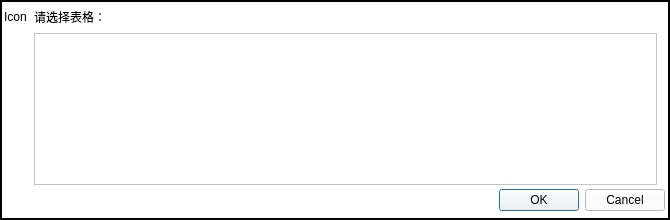
<?xml version="1.0" encoding="UTF-8"?>
<ui version="4.0">
 <class>GroupDialog</class>
 <widget class="QDialog" name="GroupDialog">
  <property name="geometry">
   <rect>
    <x>0</x>
    <y>0</y>
    <width>670</width>
    <height>220</height>
   </rect>
  </property>
  <property name="sizePolicy">
   <sizepolicy hsizetype="Minimum" vsizetype="Minimum">
    <horstretch>0</horstretch>
    <verstretch>0</verstretch>
   </sizepolicy>
  </property>
  <property name="minimumSize">
   <size>
    <width>670</width>
    <height>220</height>
   </size>
  </property>
  <property name="windowTitle">
   <string>Dialog</string>
  </property>
  <widget class="QFrame" name="frame">
   <property name="geometry">
    <rect>
     <x>0</x>
     <y>0</y>
     <width>670</width>
     <height>220</height>
    </rect>
   </property>
   <property name="palette">
    <palette>
     <active>
      <colorrole role="WindowText">
       <brush brushstyle="SolidPattern">
        <color alpha="255">
         <red>0</red>
         <green>0</green>
         <blue>0</blue>
        </color>
       </brush>
      </colorrole>
      <colorrole role="Button">
       <brush brushstyle="SolidPattern">
        <color alpha="255">
         <red>255</red>
         <green>255</green>
         <blue>255</blue>
        </color>
       </brush>
      </colorrole>
      <colorrole role="Light">
       <brush brushstyle="SolidPattern">
        <color alpha="255">
         <red>255</red>
         <green>255</green>
         <blue>255</blue>
        </color>
       </brush>
      </colorrole>
      <colorrole role="Midlight">
       <brush brushstyle="SolidPattern">
        <color alpha="255">
         <red>255</red>
         <green>255</green>
         <blue>255</blue>
        </color>
       </brush>
      </colorrole>
      <colorrole role="Dark">
       <brush brushstyle="SolidPattern">
        <color alpha="255">
         <red>127</red>
         <green>127</green>
         <blue>127</blue>
        </color>
       </brush>
      </colorrole>
      <colorrole role="Mid">
       <brush brushstyle="SolidPattern">
        <color alpha="255">
         <red>170</red>
         <green>170</green>
         <blue>170</blue>
        </color>
       </brush>
      </colorrole>
      <colorrole role="Text">
       <brush brushstyle="SolidPattern">
        <color alpha="255">
         <red>0</red>
         <green>0</green>
         <blue>0</blue>
        </color>
       </brush>
      </colorrole>
      <colorrole role="BrightText">
       <brush brushstyle="SolidPattern">
        <color alpha="255">
         <red>255</red>
         <green>255</green>
         <blue>255</blue>
        </color>
       </brush>
      </colorrole>
      <colorrole role="ButtonText">
       <brush brushstyle="SolidPattern">
        <color alpha="255">
         <red>0</red>
         <green>0</green>
         <blue>0</blue>
        </color>
       </brush>
      </colorrole>
      <colorrole role="Base">
       <brush brushstyle="SolidPattern">
        <color alpha="255">
         <red>255</red>
         <green>255</green>
         <blue>255</blue>
        </color>
       </brush>
      </colorrole>
      <colorrole role="Window">
       <brush brushstyle="SolidPattern">
        <color alpha="255">
         <red>255</red>
         <green>255</green>
         <blue>255</blue>
        </color>
       </brush>
      </colorrole>
      <colorrole role="Shadow">
       <brush brushstyle="SolidPattern">
        <color alpha="255">
         <red>0</red>
         <green>0</green>
         <blue>0</blue>
        </color>
       </brush>
      </colorrole>
      <colorrole role="AlternateBase">
       <brush brushstyle="SolidPattern">
        <color alpha="255">
         <red>255</red>
         <green>255</green>
         <blue>255</blue>
        </color>
       </brush>
      </colorrole>
      <colorrole role="ToolTipBase">
       <brush brushstyle="SolidPattern">
        <color alpha="255">
         <red>255</red>
         <green>255</green>
         <blue>220</blue>
        </color>
       </brush>
      </colorrole>
      <colorrole role="ToolTipText">
       <brush brushstyle="SolidPattern">
        <color alpha="255">
         <red>0</red>
         <green>0</green>
         <blue>0</blue>
        </color>
       </brush>
      </colorrole>
     </active>
     <inactive>
      <colorrole role="WindowText">
       <brush brushstyle="SolidPattern">
        <color alpha="255">
         <red>0</red>
         <green>0</green>
         <blue>0</blue>
        </color>
       </brush>
      </colorrole>
      <colorrole role="Button">
       <brush brushstyle="SolidPattern">
        <color alpha="255">
         <red>255</red>
         <green>255</green>
         <blue>255</blue>
        </color>
       </brush>
      </colorrole>
      <colorrole role="Light">
       <brush brushstyle="SolidPattern">
        <color alpha="255">
         <red>255</red>
         <green>255</green>
         <blue>255</blue>
        </color>
       </brush>
      </colorrole>
      <colorrole role="Midlight">
       <brush brushstyle="SolidPattern">
        <color alpha="255">
         <red>255</red>
         <green>255</green>
         <blue>255</blue>
        </color>
       </brush>
      </colorrole>
      <colorrole role="Dark">
       <brush brushstyle="SolidPattern">
        <color alpha="255">
         <red>127</red>
         <green>127</green>
         <blue>127</blue>
        </color>
       </brush>
      </colorrole>
      <colorrole role="Mid">
       <brush brushstyle="SolidPattern">
        <color alpha="255">
         <red>170</red>
         <green>170</green>
         <blue>170</blue>
        </color>
       </brush>
      </colorrole>
      <colorrole role="Text">
       <brush brushstyle="SolidPattern">
        <color alpha="255">
         <red>0</red>
         <green>0</green>
         <blue>0</blue>
        </color>
       </brush>
      </colorrole>
      <colorrole role="BrightText">
       <brush brushstyle="SolidPattern">
        <color alpha="255">
         <red>255</red>
         <green>255</green>
         <blue>255</blue>
        </color>
       </brush>
      </colorrole>
      <colorrole role="ButtonText">
       <brush brushstyle="SolidPattern">
        <color alpha="255">
         <red>0</red>
         <green>0</green>
         <blue>0</blue>
        </color>
       </brush>
      </colorrole>
      <colorrole role="Base">
       <brush brushstyle="SolidPattern">
        <color alpha="255">
         <red>255</red>
         <green>255</green>
         <blue>255</blue>
        </color>
       </brush>
      </colorrole>
      <colorrole role="Window">
       <brush brushstyle="SolidPattern">
        <color alpha="255">
         <red>255</red>
         <green>255</green>
         <blue>255</blue>
        </color>
       </brush>
      </colorrole>
      <colorrole role="Shadow">
       <brush brushstyle="SolidPattern">
        <color alpha="255">
         <red>0</red>
         <green>0</green>
         <blue>0</blue>
        </color>
       </brush>
      </colorrole>
      <colorrole role="AlternateBase">
       <brush brushstyle="SolidPattern">
        <color alpha="255">
         <red>255</red>
         <green>255</green>
         <blue>255</blue>
        </color>
       </brush>
      </colorrole>
      <colorrole role="ToolTipBase">
       <brush brushstyle="SolidPattern">
        <color alpha="255">
         <red>255</red>
         <green>255</green>
         <blue>220</blue>
        </color>
       </brush>
      </colorrole>
      <colorrole role="ToolTipText">
       <brush brushstyle="SolidPattern">
        <color alpha="255">
         <red>0</red>
         <green>0</green>
         <blue>0</blue>
        </color>
       </brush>
      </colorrole>
     </inactive>
     <disabled>
      <colorrole role="WindowText">
       <brush brushstyle="SolidPattern">
        <color alpha="255">
         <red>127</red>
         <green>127</green>
         <blue>127</blue>
        </color>
       </brush>
      </colorrole>
      <colorrole role="Button">
       <brush brushstyle="SolidPattern">
        <color alpha="255">
         <red>255</red>
         <green>255</green>
         <blue>255</blue>
        </color>
       </brush>
      </colorrole>
      <colorrole role="Light">
       <brush brushstyle="SolidPattern">
        <color alpha="255">
         <red>255</red>
         <green>255</green>
         <blue>255</blue>
        </color>
       </brush>
      </colorrole>
      <colorrole role="Midlight">
       <brush brushstyle="SolidPattern">
        <color alpha="255">
         <red>255</red>
         <green>255</green>
         <blue>255</blue>
        </color>
       </brush>
      </colorrole>
      <colorrole role="Dark">
       <brush brushstyle="SolidPattern">
        <color alpha="255">
         <red>127</red>
         <green>127</green>
         <blue>127</blue>
        </color>
       </brush>
      </colorrole>
      <colorrole role="Mid">
       <brush brushstyle="SolidPattern">
        <color alpha="255">
         <red>170</red>
         <green>170</green>
         <blue>170</blue>
        </color>
       </brush>
      </colorrole>
      <colorrole role="Text">
       <brush brushstyle="SolidPattern">
        <color alpha="255">
         <red>127</red>
         <green>127</green>
         <blue>127</blue>
        </color>
       </brush>
      </colorrole>
      <colorrole role="BrightText">
       <brush brushstyle="SolidPattern">
        <color alpha="255">
         <red>255</red>
         <green>255</green>
         <blue>255</blue>
        </color>
       </brush>
      </colorrole>
      <colorrole role="ButtonText">
       <brush brushstyle="SolidPattern">
        <color alpha="255">
         <red>127</red>
         <green>127</green>
         <blue>127</blue>
        </color>
       </brush>
      </colorrole>
      <colorrole role="Base">
       <brush brushstyle="SolidPattern">
        <color alpha="255">
         <red>255</red>
         <green>255</green>
         <blue>255</blue>
        </color>
       </brush>
      </colorrole>
      <colorrole role="Window">
       <brush brushstyle="SolidPattern">
        <color alpha="255">
         <red>255</red>
         <green>255</green>
         <blue>255</blue>
        </color>
       </brush>
      </colorrole>
      <colorrole role="Shadow">
       <brush brushstyle="SolidPattern">
        <color alpha="255">
         <red>0</red>
         <green>0</green>
         <blue>0</blue>
        </color>
       </brush>
      </colorrole>
      <colorrole role="AlternateBase">
       <brush brushstyle="SolidPattern">
        <color alpha="255">
         <red>255</red>
         <green>255</green>
         <blue>255</blue>
        </color>
       </brush>
      </colorrole>
      <colorrole role="ToolTipBase">
       <brush brushstyle="SolidPattern">
        <color alpha="255">
         <red>255</red>
         <green>255</green>
         <blue>220</blue>
        </color>
       </brush>
      </colorrole>
      <colorrole role="ToolTipText">
       <brush brushstyle="SolidPattern">
        <color alpha="255">
         <red>0</red>
         <green>0</green>
         <blue>0</blue>
        </color>
       </brush>
      </colorrole>
     </disabled>
    </palette>
   </property>
   <property name="autoFillBackground">
    <bool>true</bool>
   </property>
   <property name="frameShape">
    <enum>QFrame::WinPanel</enum>
   </property>
   <property name="frameShadow">
    <enum>QFrame::Plain</enum>
   </property>
   <widget class="QWidget" name="formLayoutWidget">
    <property name="geometry">
     <rect>
      <x>-1</x>
      <y>-1</y>
      <width>671</width>
      <height>221</height>
     </rect>
    </property>
    <layout class="QFormLayout" name="formLayout">
     <property name="fieldGrowthPolicy">
      <enum>QFormLayout::AllNonFixedFieldsGrow</enum>
     </property>
     <property name="verticalSpacing">
      <number>2</number>
     </property>
     <property name="leftMargin">
      <number>5</number>
     </property>
     <property name="topMargin">
      <number>4</number>
     </property>
     <property name="rightMargin">
      <number>5</number>
     </property>
     <property name="bottomMargin">
      <number>4</number>
     </property>
     <item row="1" column="0">
      <widget class="QLabel" name="label">
       <property name="minimumSize">
        <size>
         <width>24</width>
         <height>24</height>
        </size>
       </property>
       <property name="maximumSize">
        <size>
         <width>24</width>
         <height>24</height>
        </size>
       </property>
       <property name="text">
        <string>Icon</string>
       </property>
      </widget>
     </item>
     <item row="1" column="1">
      <widget class="QLabel" name="label_title">
       <property name="text">
        <string>请选择表格：</string>
       </property>
      </widget>
     </item>
     <item row="2" column="1">
      <widget class="QTableView" name="tableView">
       <property name="minimumSize">
        <size>
         <width>623</width>
         <height>152</height>
        </size>
       </property>
       <property name="maximumSize">
        <size>
         <width>623</width>
         <height>152</height>
        </size>
       </property>
      </widget>
     </item>
     <item row="3" column="1">
      <widget class="QDialogButtonBox" name="buttonBox">
       <property name="orientation">
        <enum>Qt::Horizontal</enum>
       </property>
       <property name="standardButtons">
        <set>QDialogButtonBox::Cancel|QDialogButtonBox::Ok</set>
       </property>
      </widget>
     </item>
    </layout>
   </widget>
  </widget>
 </widget>
 <resources/>
 <connections>
  <connection>
   <sender>buttonBox</sender>
   <signal>accepted()</signal>
   <receiver>GroupDialog</receiver>
   <slot>accept()</slot>
   <hints>
    <hint type="sourcelabel">
     <x>248</x>
     <y>254</y>
    </hint>
    <hint type="destinationlabel">
     <x>157</x>
     <y>274</y>
    </hint>
   </hints>
  </connection>
  <connection>
   <sender>buttonBox</sender>
   <signal>rejected()</signal>
   <receiver>GroupDialog</receiver>
   <slot>reject()</slot>
   <hints>
    <hint type="sourcelabel">
     <x>316</x>
     <y>260</y>
    </hint>
    <hint type="destinationlabel">
     <x>286</x>
     <y>274</y>
    </hint>
   </hints>
  </connection>
 </connections>
</ui>
